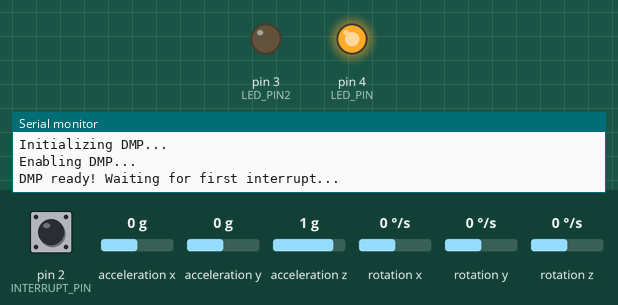
A sketch run on a simulated Arduino Uno, built with avr-gcc and run on an emulated ATmega328P. Shown: output pins drawn as LEDs (lit = HIGH), the last lines printed to the serial monitor. The test bench sets the inputs (shaded band); at power-on: acceleration x 0 g, acceleration y 0 g, rotation z 0 °/s, pin 2 (INTERRUPT_PIN) LOW, acceleration z 1 g, rotation x 0 °/s, rotation y 0 °/s. The sensor or clock chip raises its interrupt line as the real part does.

Above: at 0.6 s.
At 13.78 s:
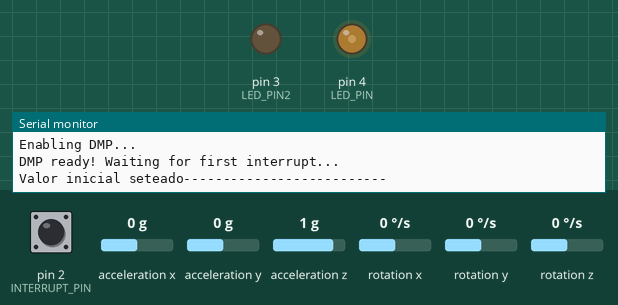
13.8 s: acceleration x set to -1.4 g
At 14.28 s:
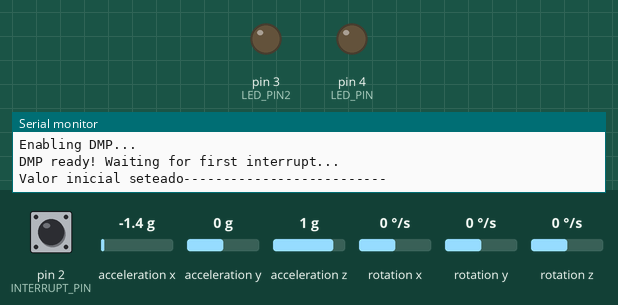
17.3 s: acceleration y set to -1.4 g
20.8 s: rotation z set to -192 °/s
Timing chart, 0 to 30.3 s (numbered marks = the images above; inputs shaded):
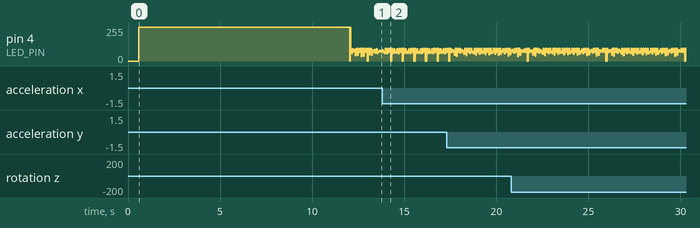

The sketch:

mpu_6050_BT_2.0.ino
```cpp
//GND - GND
//VCC - VCC
//SDA - Pin A4
//SCL - Pin A5
//INT - Pin 2

#include "I2Cdev.h"
#include "MPU6050_6Axis_MotionApps20.h"
#if I2CDEV_IMPLEMENTATION == I2CDEV_ARDUINO_WIRE
    #include "Wire.h"
#endif
#include <avr/wdt.h>
#include <SoftwareSerial.h>

SoftwareSerial bt(9,10);


//#define yawOfst -100
//#define pitchOfst 73
//#define rollOfst 40

#define yawOfst 60
#define pitchOfst 179
#define rollOfst 175

#define timeToSend 100
unsigned long timeToSendCompare = 0;

#define estabilizaTime 12000

int yawZero = 0;
int  pitchZero = 0;
int  rollZero = 0;


// class default I2C address is 0x68
// specific I2C addresses may be passed as a parameter here
// AD0 low = 0x68
// AD0 high = 0x69
MPU6050 mpu;
//MPU6050 mpu(0x69); // <-- use for AD0 high


#define INTERRUPT_PIN 2
#define LED_PIN 4
#define LED_PIN2 3
bool blinkState = false;

// MPU control/status vars
bool dmpReady = false;  // set true if DMP init was successful
uint8_t mpuIntStatus;   // holds actual interrupt status byte from MPU
uint8_t devStatus;      // return status after each device operation (0 = success, !0 = error)
uint16_t packetSize;    // expected DMP packet size (default is 42 bytes)
uint16_t fifoCount;     // count of all bytes currently in FIFO
uint8_t fifoBuffer[64]; // FIFO storage buffer

Quaternion q;           // [w, x, y, z]
VectorInt16 aa;         // [x, y, z]
VectorInt16 aaReal;     // [x, y, z]
VectorInt16 aaWorld;    // [x, y, z]
VectorFloat gravity;    // [x, y, z]
float ypr[3];           // [yaw, pitch, roll]

volatile bool mpuInterrupt = false;
void dmpDataReady() {
    mpuInterrupt = true;
}

void setup() {
    // join I2C bus (I2Cdev library doesn't do this automatically)
    #if I2CDEV_IMPLEMENTATION == I2CDEV_ARDUINO_WIRE
        Wire.begin();
        //Wire.setClock(400000); // 400kHz I2C clock. Comment this line if having compilation difficulties
    #elif I2CDEV_IMPLEMENTATION == I2CDEV_BUILTIN_FASTWIRE
        Fastwire::setup(400, true);
    #endif
    pinMode(LED_PIN, OUTPUT);
    pinMode(LED_PIN2, OUTPUT);

    //digitalWrite(LED_PIN2, HIGH);
    wdt_disable();
    Serial.begin(9600);
    bt.begin(9600);
    wdt_enable(WDTO_2S);
    // Iniciar MPU6050
    Serial.println(F("Initializing I2C devices..."));
    mpu.initialize();
    pinMode(INTERRUPT_PIN, INPUT);

    // Comprobar  conexion
    Serial.println(F("Testing device connections..."));
    Serial.println(mpu.testConnection() ? F("MPU6050 connection successful") : F("MPU6050 connection failed"));

    // Iniciar DMP
    Serial.println(F("Initializing DMP..."));

    devStatus = mpu.dmpInitialize();

    // Valores de calibracion
    mpu.setXGyroOffset(220);
    mpu.setYGyroOffset(76);
    mpu.setZGyroOffset(-85);
    mpu.setZAccelOffset(1688);

    // Activar DMP
    if (devStatus == 0) {
        Serial.println(F("Enabling DMP..."));
        mpu.setDMPEnabled(true);

        // Activar interrupcion
        attachInterrupt(digitalPinToInterrupt(INTERRUPT_PIN), dmpDataReady, RISING);
        mpuIntStatus = mpu.getIntStatus();

        Serial.println(F("DMP ready! Waiting for first interrupt..."));
        dmpReady = true;

        // get expected DMP packet size for later comparison
        packetSize = mpu.dmpGetFIFOPacketSize();
    } else {
        // ERROR!
        // 1 = initial memory load failed
        // 2 = DMP configuration updates failed
        // (if it's going to break, usually the code will be 1)
        Serial.print(F("DMP Initialization failed (code "));
        Serial.print(devStatus);
        Serial.println(F(")"));
    }

}

 int lastPitch = 0;
 int lastYaw = 0;
 int lastRoll = 0;

 int lastYaw2 = 0;
 int lastPitch2 = 0;
 int lastRoll2 = 0;

 int yawFin = 0;
 int pitchFin = 0;
 int rollFin = 0;


 //memoria dato anterior filtro 3
 int lastYaw3 = 0;
 int lastPitch3 = 0;
 int lastRoll3 = 0;
 boolean setValorInicial = 1;

 byte cuentaBasuraYaw = 0;
 byte cuentaBasuraPitch = 0;
 byte cuentaBasuraRoll = 0;

 boolean timeOff = 1;


void loop() {
    // Si fallo al iniciar, parar programa
    //if (!dmpReady) return;

    // Ejecutar mientras no hay interrupcion
//    while (!mpuInterrupt && fifoCount < packetSize) {
//        // AQUI EL RESTO DEL CODIGO DE TU PROGRRAMA
//        Serial.print("                                               ypr\t");
//       Serial.print(yawZero);
//       Serial.print("\t");
//       Serial.print(pitchZero);
//       Serial.print("\t");
//       Serial.println(rollZero);
//    }

    mpuInterrupt = false;
    mpuIntStatus = mpu.getIntStatus();

    // Obtener datos del FIFO
    fifoCount = mpu.getFIFOCount();

    // Controlar overflow
    if ((mpuIntStatus & 0x10) || fifoCount == 1024) {
        mpu.resetFIFO();
        //Serial.println(F("FIFO overflow!"));
    }
    else if (mpuIntStatus & 0x02) {
        // wait for correct available data length, should be a VERY short wait
        while (fifoCount < packetSize) fifoCount = mpu.getFIFOCount();

        // read a packet from FIFO
        mpu.getFIFOBytes(fifoBuffer, packetSize);

        // track FIFO count here in case there is > 1 packet available
        // (this lets us immediately read more without waiting for an interrupt)
        fifoCount -= packetSize;

   // MMostrar Yaw, Pitch, Roll
   mpu.dmpGetQuaternion(&q, fifoBuffer);
   mpu.dmpGetGravity(&gravity, &q);
   mpu.dmpGetYawPitchRoll(ypr, &q, &gravity);

   yawZero = (ypr[0] * 180/M_PI);
   pitchZero = (ypr[1] * 180/M_PI);
   rollZero = (ypr[2] * 180/M_PI);

   wdt_reset();
   //delay(50);


   if(yawZero < 0){
    yawZero += 360;
   }
   if(pitchZero < 0){
    pitchZero += 360;
   }
   if(rollZero < 0){
    rollZero += 360;
   }


   //filtro de valores anormales
   if((yawZero >= (lastYaw - 5)) && (yawZero <= (lastYaw + 5))){
    if((lastYaw2 >= (lastYaw - 5)) && (lastYaw2 <= (lastYaw + 5))){
      yawFin = yawZero - yawOfst;
     }
   }
   if((pitchZero >= (lastPitch - 5)) && (pitchZero <= (lastPitch + 5))){
    if((lastPitch2 >= (lastPitch - 5)) && (lastPitch2 <= (lastPitch + 5))){
      pitchFin = pitchZero - pitchOfst;
     }
   }
   if((rollZero >= (lastRoll - 5)) && (rollZero <= (lastRoll + 5))){
    if((lastRoll2 >= (lastRoll - 5)) && (lastRoll2 <= (lastRoll + 5))){
      rollFin = rollZero- rollOfst;
     }
   }


// ajuste por el offset
   if(yawFin < 0){
    yawFin += 360;
   }
   if(pitchFin < 0){
    pitchFin += 360;
   }
   if(rollFin < 0){
    rollFin += 360;
   }

   //Asignacion de sentido

   if(yawFin > 180){
    yawFin -= 360;
   }
   if(pitchFin > 180){
    pitchFin -= 360;
   }
   if(rollFin > 180){
    rollFin -= 360;
   }

   //Nota: Filtro3
   if(setValorInicial){
    setValorInicial = 0;
    lastYaw3 = yawFin;
    lastPitch3 = pitchFin;
    lastRoll3 = rollFin;
    Serial.println("Valor inicial seteado--------------------------");
   }
//   if((yawFin >= (lastYaw3 - 25)) && (yawFin <= (lastYaw3 + 25))){
//    lastYaw3 = yawFin;
//    cuentaBasuraYaw = 0;
//   }else{
//
//    cuentaBasuraYaw++;
//    if(cuentaBasuraYaw > 20){
//      lastYaw3 = yawFin;
//      Serial.println("cuentaBasuraYaw OVERFLOW! Seteado a nuevo valor estable");
//    }else{
//      yawFin = lastYaw3;
//    }
//   }
//
//
//   if((pitchFin >= (lastPitch3 - 25)) && (pitchFin <= (lastPitch3 + 25))){
//    lastPitch3 = pitchFin;
//    cuentaBasuraPitch = 0;
//   }else{
//    cuentaBasuraPitch++;
//    if(cuentaBasuraPitch > 20){
//      lastPitch3 = pitchFin;
//      Serial.println("cuentaBasuraPitch OVERFLOW! Seteado a nuevo valor estable");
//    }else{
//      pitchFin = lastPitch3;
//    }
//   }
//
//
//   if((rollFin >= (lastRoll3 - 25)) && (rollFin <= (lastRoll3 + 25))){
//    lastRoll3 = rollFin;
//    cuentaBasuraRoll = 0;
//   }else{
//
//    cuentaBasuraRoll++;
//    if(cuentaBasuraRoll > 20){
//      lastRoll3 = rollFin;
//      Serial.print("cuentaBasuraRoll OVERFLOW! Seteado a nuevo valor estable");
//    }else{
//      rollFin = lastRoll3;
//    }
//   }

   if(millis() > estabilizaTime){
//     Serial.print("\tfinales\t");
//     Serial.print(yawFin);
//     Serial.print("\t");
//     Serial.print(pitchFin);
//     Serial.print("\t");
//     Serial.println(rollFin);

     if((millis() - timeToSendCompare) > timeToSend){

      timeToSendCompare =  millis();

       //bt.print("x");
       //bt.print(yawFin);
       //bt.print("y");

       bt.print(rollFin);
       bt.print("/");
       bt.print(pitchFin);
       //bt.print("f");
       delay(10);
     }

     digitalWrite(LED_PIN,HIGH);
     delay(5);
     digitalWrite(LED_PIN,LOW);
   }else{
    //Serial.println("Estabilizando lecturas MPU6050");
    digitalWrite(LED_PIN,HIGH);
   }

   lastYaw2 = lastYaw;
   lastYaw = yawZero;

   lastPitch2 = lastPitch;
   lastPitch = pitchZero;

   lastRoll2 = lastRoll;
   lastRoll = rollZero;


   // Mostrar aceleracion
//   mpu.dmpGetQuaternion(&q, fifoBuffer);
//   mpu.dmpGetAccel(&aa, fifoBuffer);
//   mpu.dmpGetGravity(&gravity, &q);
//   mpu.dmpGetLinearAccel(&aaReal, &aa, &gravity);
//   Serial.print("areal\t");
//   Serial.print(aaReal.x);
//   Serial.print("\t");
//   Serial.print(aaReal.y);
//   Serial.print("\t");
//   Serial.println(aaReal.z);
    }

    //Serial.println("                                                            wdt_reset");
}
```
